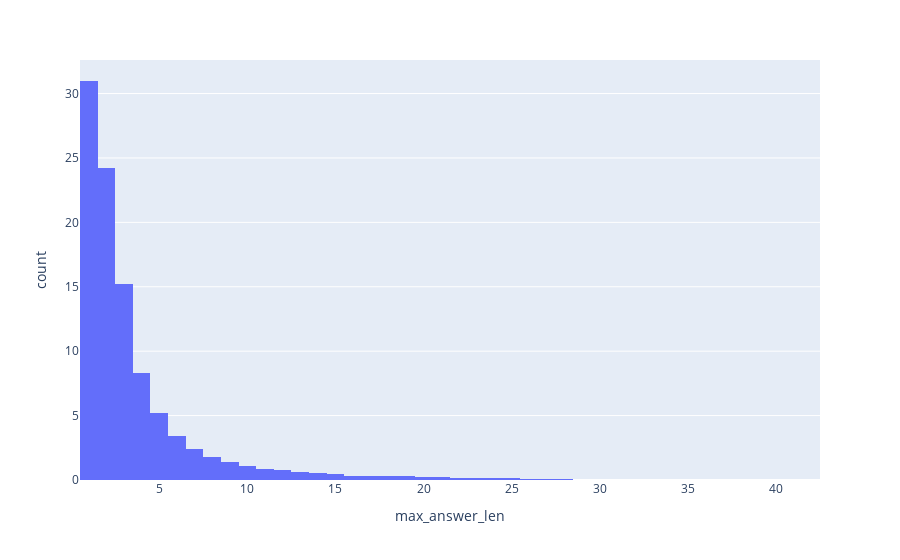

This figure's notebook cell:
### Code cell
px.histogram(df, "max_answer_len", histnorm="percent")

### Figure 1 — Plotly figure (JSON) as saved in the notebook; plotly's stock layout.template omitted (floating-point values rounded to 4 significant figures; data arrays with more than 128 entries replaced by an {"elided": "..."} marker saying what was removed)
{"data": [{"alignmentgroup": "True", "bingroup": "x", "histnorm": "percent", "hoverlabel": {"namelength": 0}, "hovertemplate": "max_answer_len=%{x}<br>count=%{y}", "legendgroup": "", "marker": {"color": "#636efa"}, "name": "", "offsetgroup": "", "orientation": "v", "showlegend": false, "type": "histogram", "x": {"elided": "53827 int values"}, "xaxis": "x", "yaxis": "y"}], "layout": {"autosize": true, "barmode": "relative", "legend": {"tracegroupgap": 0}, "margin": {"t": 60}, "xaxis": {"anchor": "y", "autorange": true, "domain": [0, 1], "range": [0.5, 42.5], "title": {"text": "max_answer_len"}, "type": "linear"}, "yaxis": {"anchor": "x", "autorange": true, "domain": [0, 1], "range": [0, 32.6], "title": {"text": "count"}}}}
